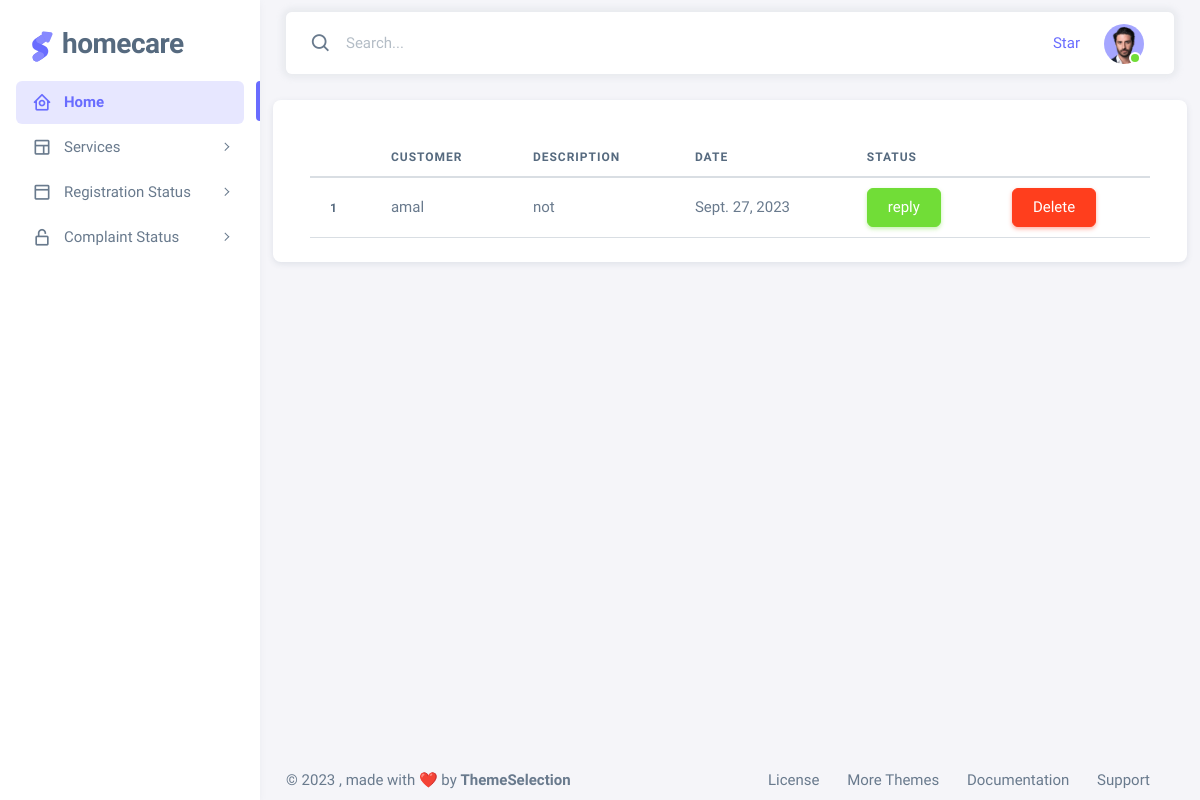
The page /Complaint_view (signed in) on the database its author committed.
### app1/models.py (models this page shows)
class Complaint(models.Model):
    user = models.ForeignKey(Login, on_delete=models.CASCADE,)
    description = models.TextField()
    date = models.DateField(auto_now=True)
    reply=models.CharField(max_length=200,null=True,blank=True)

class Login(AbstractUser):
    is_Customer=models.BooleanField(default=False)
    is_Worker = models.BooleanField(default=False)

### app1/views.py (the view)
# urls.py: path('Complaint_view',views.Complaint_view,name='Complaint_view'),
@login_required(login_url='login_view')
def Complaint_view(request):
    obj=Complaint.objects.all()
    return render(request,'admintemp/Complaint_view.html',{'obj':obj})

### templates/admintemp/Complaint_view.html (shortened to what this page needs)
{% extends 'admintemp/index.html'%}
{% load crispy_forms_tags %}
{%  block content %}
<div class="card" style="width: 70rem;">
  <div class="card-body">
        <table class ='table'>
            <thead>
            <tr>
                <th scope="col"></th>
                <th>Customer</th>
                <th>Description</th>
                <th>Date</th>
                <th>Status</th>
            </tr>
            </thead>
            <tbody>
            {% for i in obj %}
            <tr>
                <th scope="row">{{forloop.counter}}</th>
                <td>{{i.user}}</td>
                <td>{{i.description}}</td>
                <td>{{i.date}}</td>
                <td>
                      {% if i.reply == None %}
                      <a href="{% url 'reply' i.id %}" class="btn btn-danger" tabindex="-1" role="button" aria-disabled="true">No Reply</a>
                      {% else %}
                      <a href="{% url 'reply' i.id %}" class="btn btn-success" tabindex="-1" role="button" aria-disabled="true">reply</a>
                      {% endif %}
                </td>
                <td><a href="{% url 'Complaint_delete' i.id %}" class="btn btn-danger" tabindex="-1" role="button" aria-disabled="true">Delete</a></td>
            {% endfor %}
          </tbody>
       </table>
       </div>
</div>
{% endblock %}

### rows shown on the page
Complaint: user "amal", description "not", date "Sept. 27, 2023", shows "reply"
